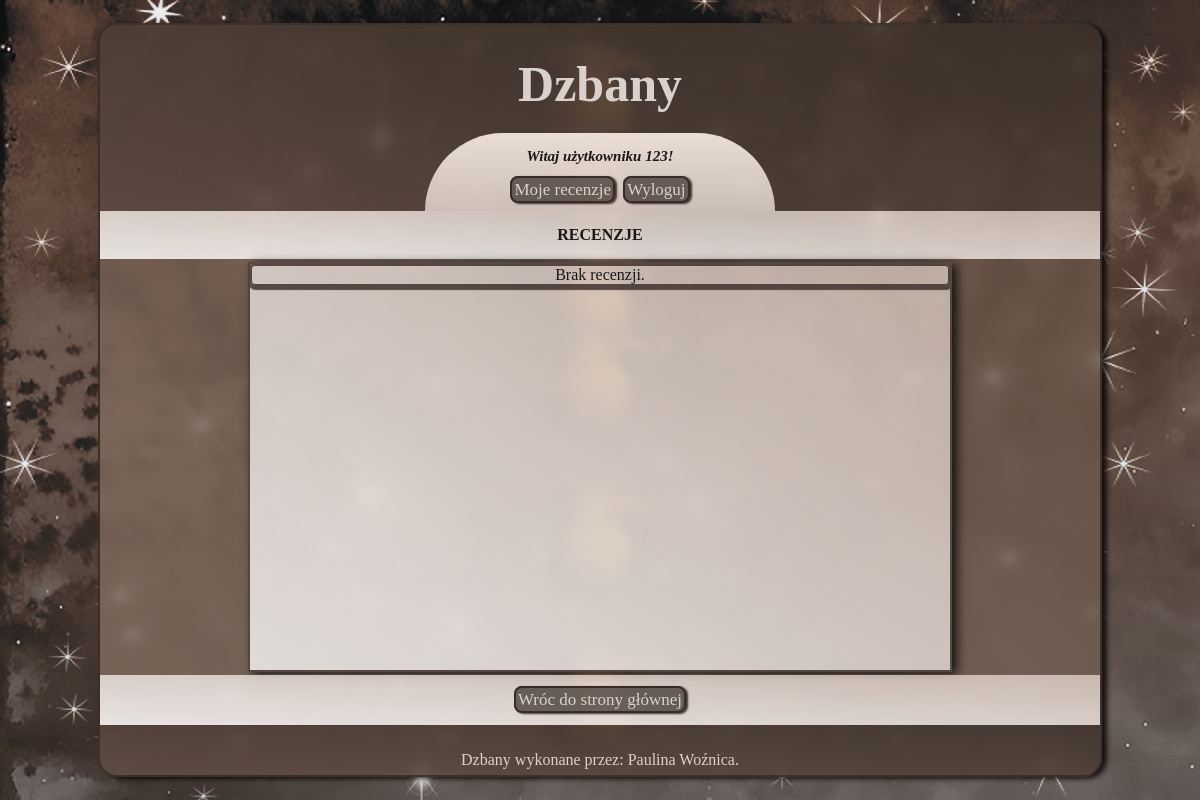
/myReviews.php (signed in), run on an earlier commit of the app's database.
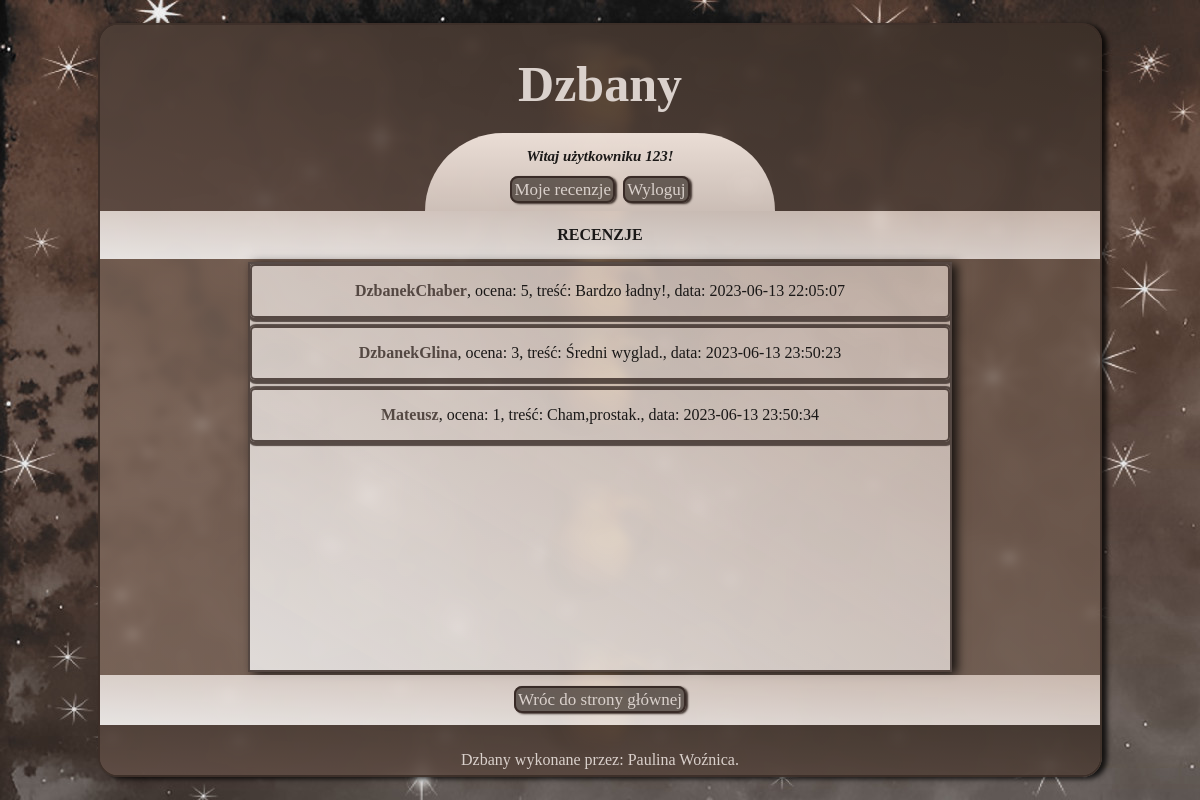
And on a later commit of the database.
### tables this page shows
CREATE TABLE `recenzje` (
  `id` int(10) UNSIGNED NOT NULL,
  `idDzbana` int(10) UNSIGNED NOT NULL,
  `nick` varchar(50) NOT NULL,
  `ocena` int(11) NOT NULL,
  `tresc` text NOT NULL,
  `data` timestamp NOT NULL DEFAULT current_timestamp() ON UPDATE current_timestamp()
);

CREATE TABLE `dzbany` (
  `id` int(10) UNSIGNED NOT NULL,
  `idKategorii` int(10) UNSIGNED NOT NULL,
  `nazwa` varchar(50) NOT NULL,
  `obrazek` varchar(50) NOT NULL,
  `opis` text NOT NULL,
  `pojemnosc` int(11) NOT NULL,
  `wysokosc` int(11) NOT NULL
);

### myReviews.php (the view, shortened to what this page needs)
<!DOCTYPE html>
<html lang="pl">
<head>
    <link rel="stylesheet" href="style.css">
</head>
<body>
    <?php
        require("db.php");
    ?>
    <img src="tlo1.png" class="tlo_img">
    <img src="tlo1.png" class="tlo_img2">
    <img src="tlo1.png" class="tlo_img3">
    <img src="tlo1.png" class="tlo_img4">
    <img src="tlo1.png" class="tlo_img5">
    <img src="tlo1.png" class="tlo_img6">
    <div class="glowny">
        <header>
            <h1>Dzbany</h1>
            <?php include("powitanie.php");?>
        </header>
        <article>
            <h4 class="dolny_pasek">RECENZJE</h4>
            <div class="mojerecenzje">
                <div class="scroll_mojerecenzje">
                    <?php
                        $sql = "SELECT ocena, tresc, data, d.id AS idDzbana, nazwa FROM recenzje r, dzbany d WHERE d.id = idDzbana AND nick = '{$_SESSION["login"]}'";
                        $result = $conn->query($sql);
                        if ($result->num_rows > 0) {
                            while($row = $result->fetch_object()){
                                echo "<div>";
                                echo "<p><a href='details.php?id={$row->idDzbana}' class='arecenzje'>{$row->nazwa}</a>, ocena: {$row->ocena}, treść: {$row->tresc}, data: {$row->data}</p>";
                                echo "</div>";
                            }
                        }else{
                            echo "<div>Brak recenzji.</div>";
                        }
                    ?>
                </div>
            </div>
            <div class="dolny_pasek">
                <a href="index.php" class='przyciski'>Wróc do strony głównej</a>
            </div>
        </article>
    <footer>
            <p>Dzbany wykonane przez: Paulina Woźnica.</p>
    </footer>
    </div>
</body>
</html>

### powitanie.php
<div class="powitanie">
            <p>Witaj użytkowniku <?= $_SESSION["login"] ?>!</p>
            <div class="powitanie_przyciski">
                <a href="myReviews.php" class='przyciski'>Moje recenzje</a>
                <a href="logout.php" class='przyciski'>Wyloguj</a>
</div>

### style.css (style rules this page uses)
html { height: 100%; }
body { background: linear-gradient(to right top, #ede3d7,#79675c); background-image: url(tlo.jpg); height: 100%; margin: 0px; display: flex; justify-content: center; align-items: center; overflow: hidden; }
.glowny { width: 1000px; height: 750px; background: linear-gradient(to right top, #887164c7,#614d41bd); overflow: auto; padding: 0px; border: #362924da 2px solid; border-radius: 20px; box-shadow: 5px 2px 5px #000000c9; display: flex; flex-direction: column; align-items: stretch; backdrop-filter: blur(5px); font-family: Georgia, 'Times New Roman', Times, serif; color: #1a1817;; }
.tlo_img { position: absolute; top:5%; animation: lataniewprawo 30s infinite linear; }
.tlo_img2 { position: absolute; top:60%; animation: lataniewprawo 15s infinite linear ; }
.tlo_img3 { position: absolute; top:30%; animation: lataniewprawo 20s infinite linear; }
.tlo_img4 { position: absolute; size: 400px; top:15%; animation: lataniewlewo 30s infinite linear; }
.tlo_img5 { position: absolute; top:40%; animation: lataniewlewo 15s infinite linear; }
.tlo_img6 { position: absolute; top:80%; animation: lataniewlewo 20s infinite linear; }
img { height: 120px; }
header,footer { background: linear-gradient(to right top, #4e3d379f,#2e251fa9); padding: 10px; text-align: center; color: #dad1cc; padding-bottom: 0px; display: flex; flex-direction: column; align-items: center; }
header { height: 180px; }
footer { height: 30px; padding-bottom: 10px; }
h1 { font-size: 50px; margin: 20px; }
article { display: flex; flex-direction: column; }
.przyciski { text-decoration: none; background-color: #2e251fa9; color: #dad1cc; border: #362924f1 2px solid; padding: 2px; font-size: 17px; font-family: Georgia, 'Times New Roman', Times, serif; box-shadow: 2px 1px 2px #362924f1; margin: 2px; border-radius: 8px; }
.dolny_pasek { background: linear-gradient(to right top, #ffffffd3,#f7e7dea9); margin: 0px; padding: 15px; text-align: center; }
.scroll_szczegoly,.scroll_mojerecenzje { height: 100%; overflow-y: auto; overflow-x:hidden; background: linear-gradient(to right top, #ffffffc4,#f7e7de98); box-shadow: 5px 2px 10px #000000c9; border: #362924cc 2px solid; text-align: center; width: 550px; }
.szczegoly,.mojerecenzje { height: 406px; display: flex; align-items: center; justify-content: center; padding: 5px; }
.powitanie { background: linear-gradient(to top, #f1e4dcc5,#f1e4dcf5); border-top-right-radius: 300px; border-top-left-radius: 300px; width: 350px; height: 68px; display: flex; flex-direction: column; padding-bottom: 10px; color: #1a1817; }
.powitanie p { font-weight: bold; font-style: italic; font-size: 15px; }
.arecenzje { text-decoration: none; color:#362924cc; font-weight: bold; }
.scroll_mojerecenzje { width: 700px; }
.scroll_mojerecenzje div { border: #362924cb 2px solid; border-radius: 5px; box-shadow: #362924cb 1px 1px 1px 3px; margin-bottom: 8px; }

What changed in the data, as far as the page shows it:
added recenzje: idDzbana.nazwa "DzbanekChaber", ocena "5", tresc "Bardzo ładny!", data "2023-06-13 22:05:07"
added recenzje: idDzbana.nazwa "DzbanekGlina", ocena "3", tresc "Średni wyglad.", data "2023-06-13 23:50:23"
added recenzje: idDzbana.nazwa "Mateusz", ocena "1", tresc "Cham,prostak.", data "2023-06-13 23:50:34"
Also different on the page:
text no longer shown: "Brak recenzji."
